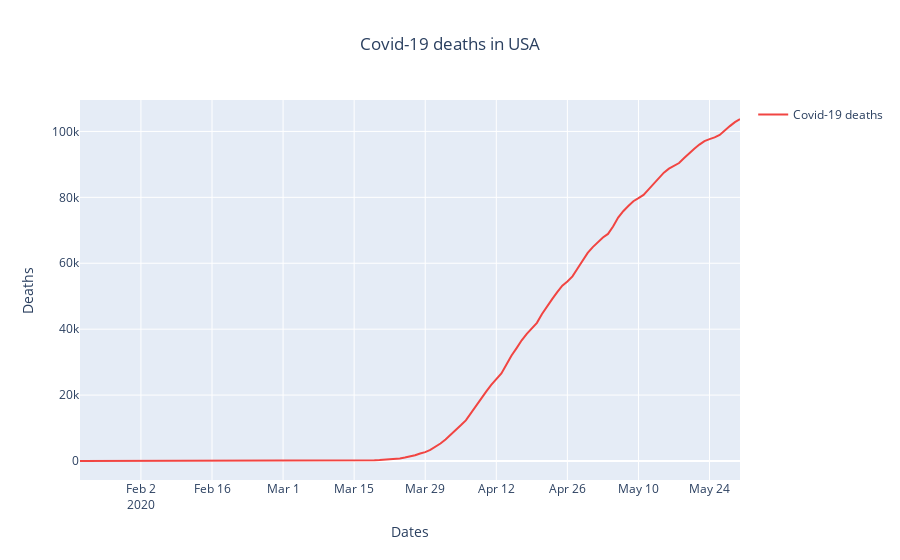

The notebook cell saved with this chart:
### Code cell
trace = go.Scatter(
    x = df['date'],
    y = df['deaths'],
    name = 'Covid-19 deaths',
    marker = dict(color = '#f14542')
    )
layout = go.Layout(
    title = 'Covid-19 deaths in USA',
    title_x = 0.5,
    xaxis = dict(title = 'Dates'),
    yaxis = dict(title = 'Deaths'),
    showlegend = True
    )

data = [trace]

fig = go.Figure(data = data,layout = layout)
py.iplot(fig)

### Figure 1 — Plotly figure (JSON) as saved in the notebook; plotly's stock layout.template omitted (floating-point values rounded to 4 significant figures; data arrays with more than 128 entries replaced by an {"elided": "..."} marker saying what was removed)
{"data": [{"marker": {"color": "#f14542"}, "name": "Covid-19 deaths", "type": "scatter", "x": {"elided": "131 str values"}, "y": {"elided": "131 int values"}}], "layout": {"showlegend": true, "title": {"text": "Covid-19 deaths in USA", "x": 0.5}, "xaxis": {"title": {"text": "Dates"}}, "yaxis": {"title": {"text": "Deaths"}}}}
